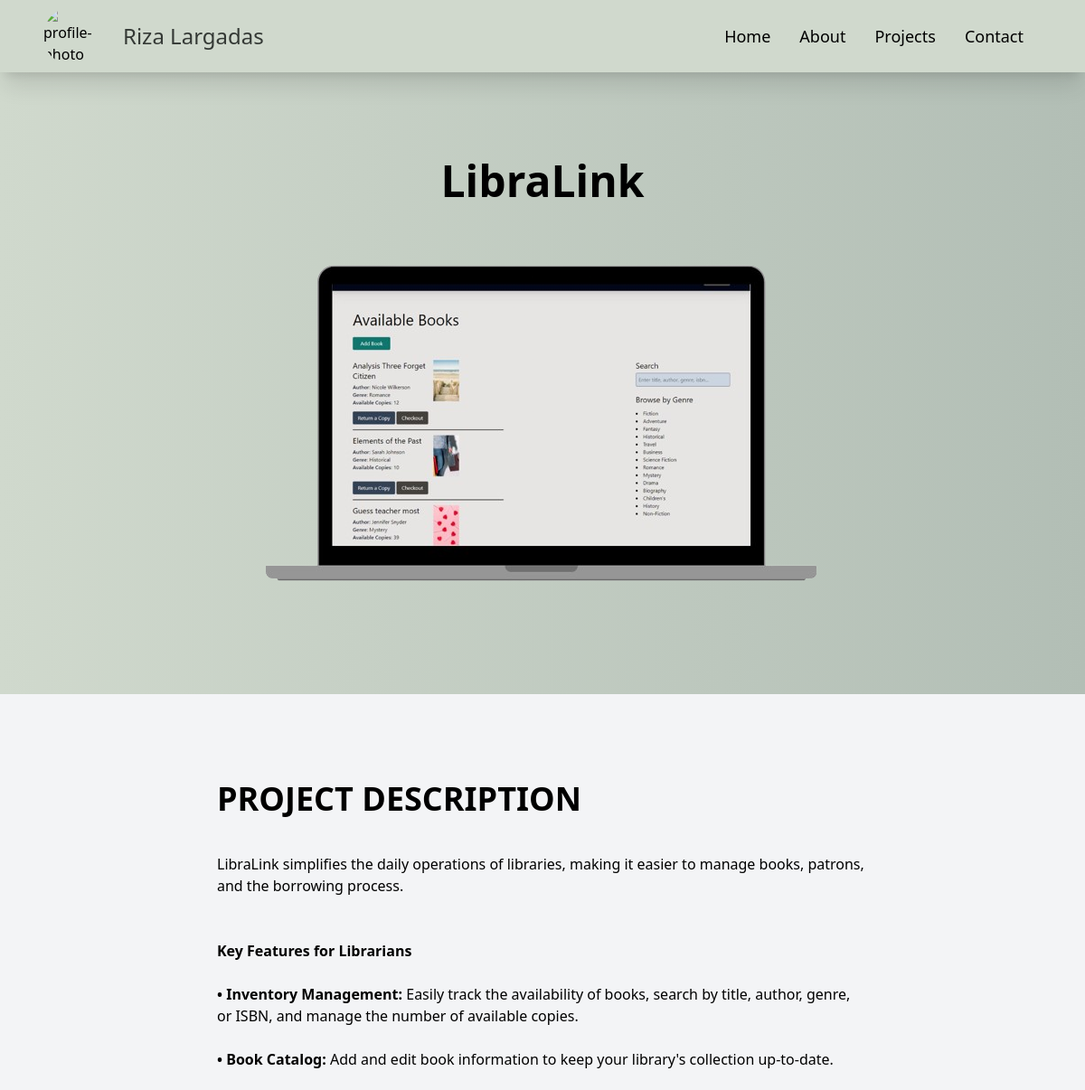
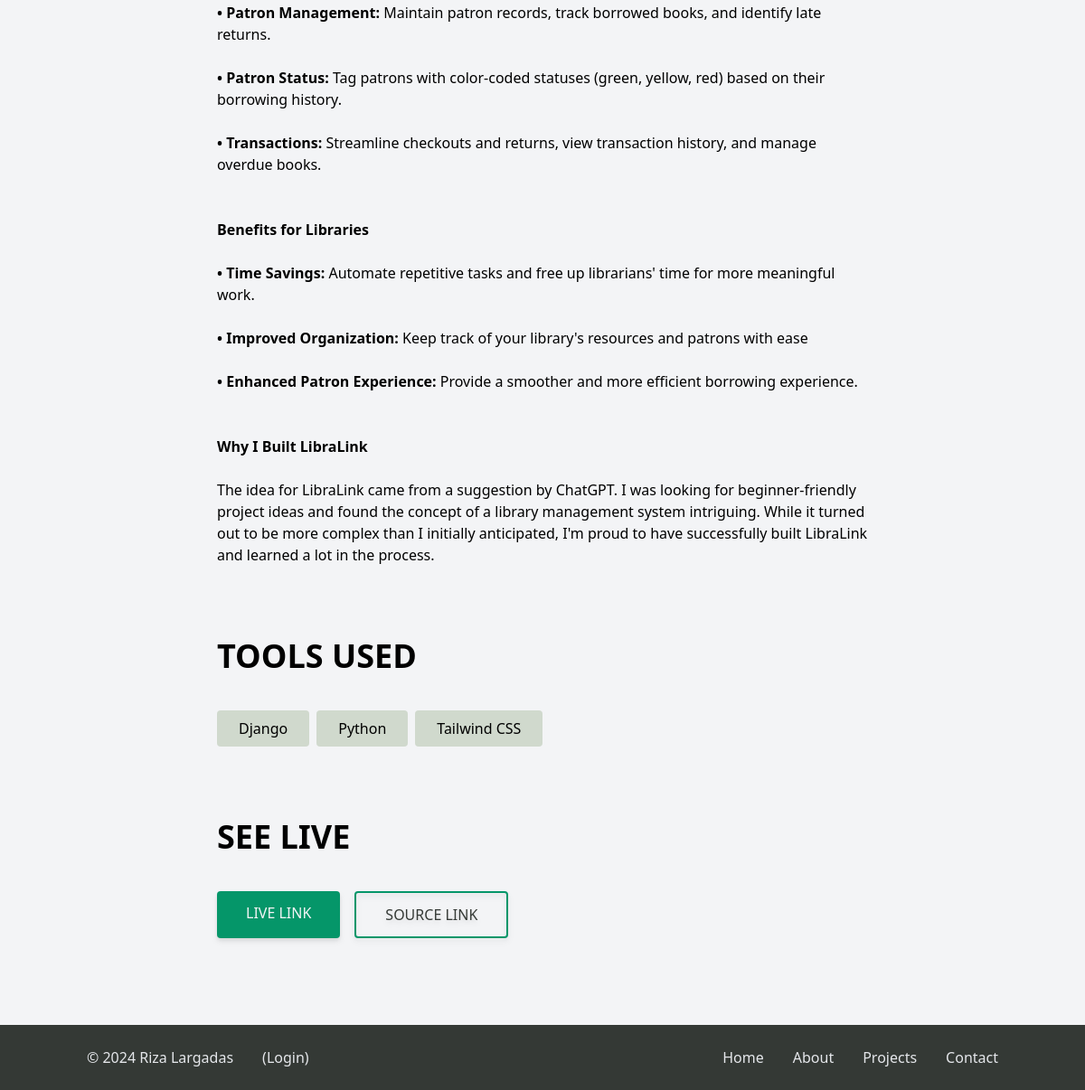
The page /projects/551587d4-afe1-48a1-8bff-2f0082a263e4/ on the database its author committed (2 pictures, top to bottom).
### project/models.py (models this page shows, shortened)
class Project(models.Model):
    id = models.UUIDField(default=uuid.uuid4, primary_key=True, editable=False)
    title = models.CharField(max_length=200)
    overview = models.TextField(blank=True, null=True)
    description = HTMLField(null=True, blank=True)
    project_image = models.ImageField(
        upload_to="projects/", default="default.png")
    tags = models.ManyToManyField(Tag)
    date_created = models.DateTimeField(auto_now_add=True)
    live_link = models.CharField(max_length=1000, null=True, blank=True)
    source_link = models.CharField(max_length=1000, null=True, blank=True)
    class Meta:
        ordering = ["-date_created"]

class Tag(models.Model):
    id = models.UUIDField(default=uuid.uuid4, primary_key=True, editable=False)
    name = models.CharField(max_length=100)
    class Meta:
        ordering = ["name"]
    def __str__(self):
        return self.name

### project/views.py (the view)
# urls.py: path('projects/', include('project.urls')),
def project(request, pk):
    project = get_object_or_404(Project, pk=pk)
    return render(request, 'project/project.html', {'project': project})

### project/templates/project/project.html (shortened to what this page needs)
{% extends "core/base.html" %}
{% block content %}
<section class=''>
    <div class="flex flex-col items-center px-10 md:px-24 py-10 md:py-24 bg-gradient-to-r from-light-gray to-ash-gray">
        <h1 class="text-3xl md:text-5xl font-bold mb-10">{{project.title}}</h1>
        <img class="" src="{{project.project_image.url}}" alt="{{project.title}} project preview">
    </div>
    <div class="w-[80%] md:w-[60%] mx-auto py-10 md:py-24">
        <h2 class='text-3xl md:text-4xl font-bold'><span class="uppercase">Project Description</span></h2>
        <p class='mt-10'>{{project.description|safe}}</p>
        <h2 class='text-3xl md:text-4xl font-bold mt-20'><span class="uppercase">Tools Used</span></h2>
        <ul class="mt-10 mx-auto flex flex-wrap gap-2">
            {% for tag in project.tags.all %}
                <li class='py-2 px-6 bg-light-gray rounded font-medium'>{{tag}}</li>
            {% endfor %}
        </ul>
        <h2 class='text-3xl md:text-4xl font-bold mt-20'><span class="uppercase">See Live</span></h2>
        <div class='flex gap-4'>
            <a href="{{project.live_link}}" target="_blank" class="inline-block w-fit mt-10 py-3 px-8 bg-emerald-600 hover:bg-dimmest-gray text-gray-100 font-medium rounded drop-shadow-md"><span class='uppercase'>Live Link</span></a>
            <a href="{{project.source_link}}" target="_blank" class="inline-block w-fit mt-10 py-3 px-8 border-2 text-dimmest-gray border-emerald-600 hover:bg-emerald-600 hover:text-gray-100 font-medium rounded drop-shadow-md"><span class='uppercase'>Source Link</span></a>
        </div>
    </div>
</section>
{% endblock %}

### rows shown on the page
Project: title "LibraLink", project_image (picture), description "LibraLink simplifies the daily operations of libraries, making it easier to manage books, patrons, and the borrowing process. Key Features for Librarians • Inventory Management: Easily track the availability of books, search by title, author, genre, or ISBN, and manage the number of available copies. • Book Catalog: Add and edit book information to keep your library's collection up-to-date. • Patron Management: Maintain patron records, track borrowed books, and identify late returns. • Patron Status: Tag patrons with color-coded statuses (green, yellow, red) based on their borrowing history. • Transactions: Streamline checkouts and returns, view transaction history, and manage overdue…"
Tag: name "Django"
Tag: name "Python"
Tag: name "Tailwind CSS"
